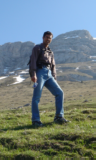
#> input picture 7.30-7.31/INRIAPerson/img.jpg, 96 x 160 px
$ jupyter execute 'HOG+SVM-手搓版.ipynb'
#> lines starting #> are read from the running program, lines starting #| are printed output that depends on the picture
[cell 1]
#把一个图片利用HOG特征转化为一个向量
import skimage
import warnings
warnings.filterwarnings("ignore")

def transform_HOG():
    img=skimage.io.imread('img.jpg',as_gray=True)
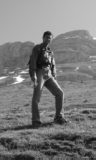
#> img: shape (160, 96) float64; min 0.0434, max 0.997, mean 0.487
    feature=skimage.feature.hog(
        img,
        orientations=9,
        pixels_per_cell=(8, 8),
        cells_per_block=(3, 3),
        block_norm='L2-Hys',
        visualize= False,
        transform_sqrt=False,
        feature_vector=True
    )
#> feature = 14580 values, max 0.661 at index 1128, min 0 at index 16, mean 0.081
    return feature

if __name__ == '__main__':
    feature=transform_HOG()
    print(feature.shape)
#| (14580,)
    print(feature)
#> (printed output is left out)

def  transform_HOG_vis():
    img=skimage.io.imread('img.jpg',as_gray=True)
    feature, hog_image = skimage.feature.hog(
        img,
        orientations=9,
        pixels_per_cell=(8, 8),
        cells_per_block=(3, 3),
        block_norm='L2-Hys',
        visualize=True,
        transform_sqrt=False,
        feature_vector=True
    )
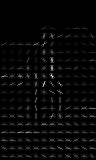
#> hog_image: shape (160, 96) float64; min 0, max 0.274, mean 0.00856; drawn with min black and max white
    skimage.io.imshow(hog_image)
    skimage.io.show()
    return feature
if __name__ == '__main__':
    feature=transform_HOG_vis()
    print(feature)
#> (printed output is left out)
